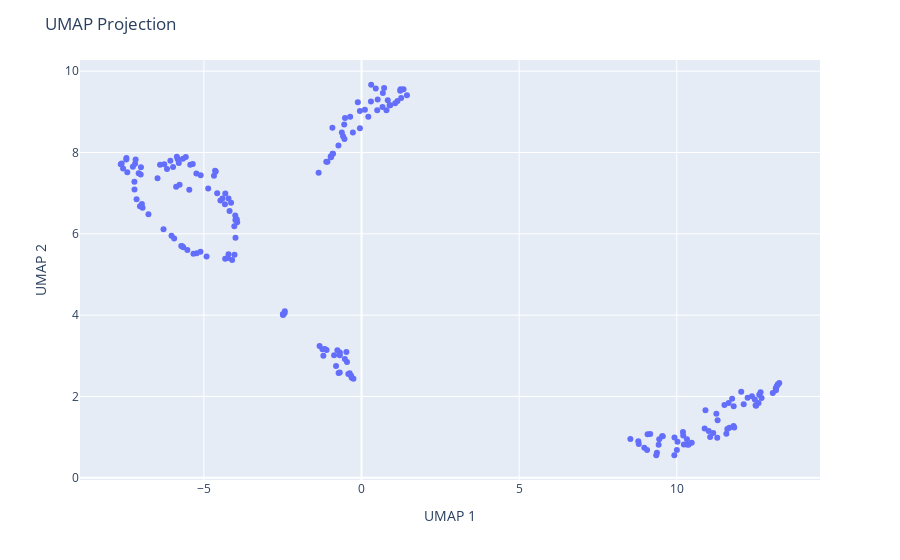

The notebook cell this image was saved under:
### Markdown cell above
Second step DR: UMAP

### Code cell
from umap import UMAP
import plotly.express as px

# two-step DR: PCA+UMAP
df_pivot = P_final.pivot(index="Measurement", columns="Col", values="PC1")
reducer = UMAP(n_components=2, random_state=42)
embedding = reducer.fit_transform(df_pivot)
df_pivot['UMAP1'] = embedding[:, 0]
df_pivot['UMAP2'] = embedding[:, 1]
df_pivot['nodeId'] = df_pivot.index 
fig = px.scatter(df_pivot, x='UMAP1', y='UMAP2', hover_data={'nodeId': True})

fig.update_layout(title="UMAP Projection",
                  xaxis_title="UMAP 1",
                  yaxis_title="UMAP 2")
fig.show()

### Figure 1 — Plotly figure (JSON) as saved in the notebook; plotly's stock layout.template omitted (floating-point values rounded to 4 significant figures; data arrays with more than 128 entries replaced by an {"elided": "..."} marker saying what was removed)
{"data": [{"customdata": {"elided": "195x1 str values"}, "hovertemplate": "UMAP1=%{x}<br>UMAP2=%{y}<br>nodeId=%{customdata[0]}<extra></extra>", "legendgroup": "", "marker": {"color": "#636efa", "symbol": "circle"}, "mode": "markers", "name": "", "orientation": "v", "showlegend": false, "type": "scatter", "x": {"elided": "195 float values"}, "xaxis": "x", "y": {"elided": "195 float values"}, "yaxis": "y"}], "layout": {"legend": {"tracegroupgap": 0}, "margin": {"t": 60}, "title": {"text": "UMAP Projection"}, "xaxis": {"anchor": "y", "domain": [0, 1], "title": {"text": "UMAP 1"}}, "yaxis": {"anchor": "x", "domain": [0, 1], "title": {"text": "UMAP 2"}}}}
